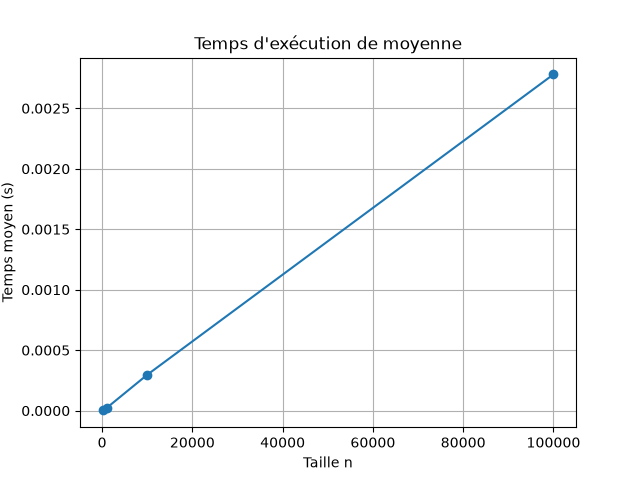

Source code (Python):
"""Mesure les performances de la fonction `moyenne`"""

# NB: Ce fichier ne doit pas être modifié

from pathlib import Path
from timeit import timeit

import matplotlib.pyplot as plt

from moyenne import moyenne


def calcul(valeurs):
    """Calcule la moyenne d'une liste de valeurs \
    à l'aide de la fonction `moyenne`."""
    return moyenne(valeurs)


def benchmark():
    """Mesure les performances de la fonction `moyenne`."""
    n_values = [100, 10**3, 10**4, 10**5]
    temps = []

    for n in n_values:
        valeurs = list(range(n))

        temps_total = timeit(
            "calcul(valeurs)",
            globals={"calcul": calcul, "valeurs": valeurs},
            number=100,
        )

        temps.append(temps_total / 100)
        print(f"n = {n:>7} | temps = {temps[-1]:.8f} s")

    plt.plot(n_values, temps, marker="o")
    plt.xlabel("Taille n")
    plt.ylabel("Temps moyen (s)")
    plt.title("Temps d'exécution de moyenne")
    plt.grid()

    fichier = Path(__file__).with_name("benchmark.png")
    plt.savefig(fichier)
    print(f"Graphique enregistré dans : {fichier}")


if __name__ == "__main__":
    benchmark()

def moyenne(valeurs):
    s = 0
    if len(valeurs) == 0:
        return 0
    else : 
        for i in valeurs:
            s += i
        return s/len(valeurs)
